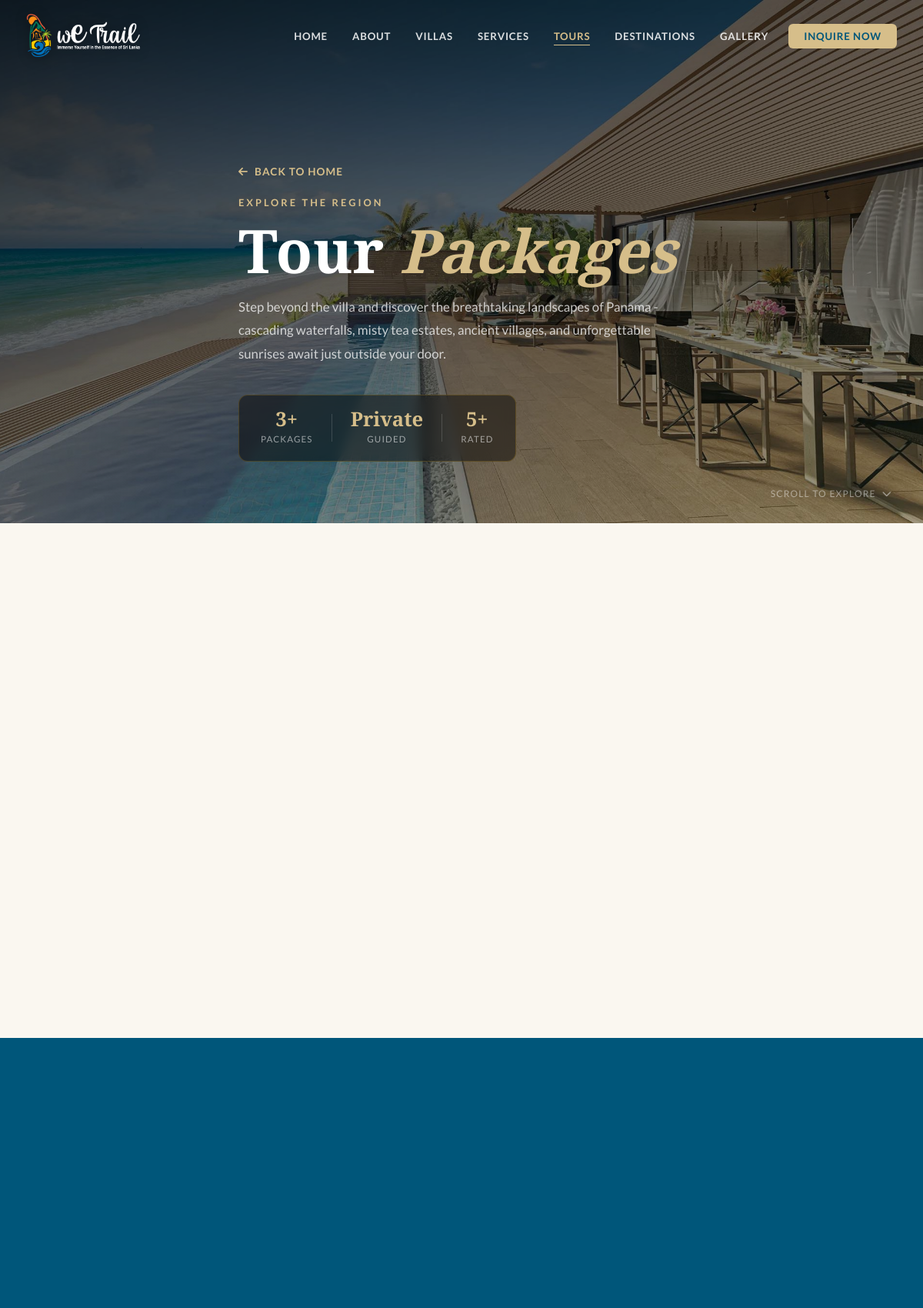
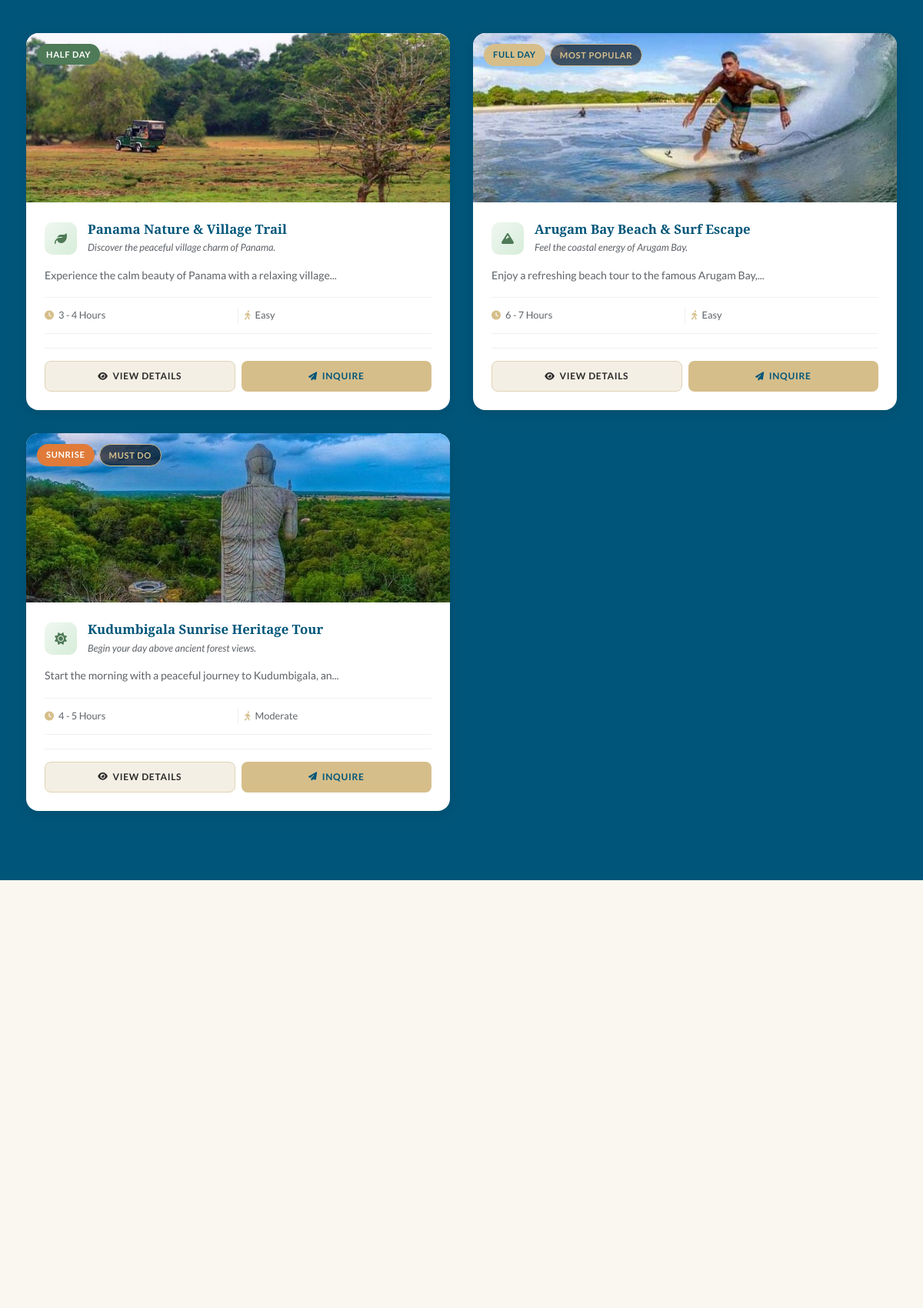
The app's page /tours.php (upper part) with its own data (2 pictures, top to bottom).
### tables this page shows
CREATE TABLE `tours` (
  `id` int(10) unsigned NOT NULL AUTO_INCREMENT,
  `title` varchar(160) NOT NULL,
  `tagline` varchar(255) DEFAULT NULL,
  `description` text NOT NULL,
  `category` enum('half-day','full-day','sunrise') NOT NULL DEFAULT 'half-day',
  `duration` varchar(60) DEFAULT NULL,
  `difficulty` varchar(60) DEFAULT NULL,
  `max_guests` varchar(60) DEFAULT NULL,
  `price` decimal(10,2) NOT NULL DEFAULT 0.00,
  `price_lkr` decimal(10,2) DEFAULT NULL,
  `price_usd` decimal(10,2) DEFAULT NULL,
  `highlights` text DEFAULT NULL,
  `is_popular` tinyint(1) NOT NULL DEFAULT 0,
  `is_must_do` tinyint(1) NOT NULL DEFAULT 0,
  `is_active` tinyint(1) NOT NULL DEFAULT 1,
  `sort_order` int(10) unsigned NOT NULL DEFAULT 0,
  `image_path` varchar(255) DEFAULT NULL,
  `created_at` datetime NOT NULL DEFAULT current_timestamp(),
  `updated_at` datetime NOT NULL DEFAULT current_timestamp() ON UPDATE current_timestamp(),
  PRIMARY KEY (`id`)
);

### tours.php (the view, shortened to what this page needs)
<?php
try {
    $__pdo   = db();
    $__tours = $__pdo->query("SELECT * FROM tours WHERE is_active=1 ORDER BY sort_order ASC, id ASC")->fetchAll();
    $__tour_total = count($__tours);
} catch (Exception $e) {
    $__tours = [];
    $__tour_total = 0;
    $__tour_counts = [];
    $__ts_enabled = false;
    $__ts_site_key = '';
    $__ts_active = false;
}
$__tour_cat_label = ['half-day' => 'Half Day', 'full-day' => 'Full Day', 'sunrise' => 'Sunrise'];
$__tour_cat_badge = ['half-day' => 'badge-green', 'full-day' => 'badge-gold', 'sunrise' => 'badge-sunrise'];
if (!function_exists('tour_excerpt_words')) {
    function tour_excerpt_words($text, $max_words = 10, $trim = '...') {
        $text = trim((string)$text);
        $words = preg_split('/\s+/u', $text, -1, PREG_SPLIT_NO_EMPTY);
        return implode(' ', array_slice($words, 0, $max_words)) . $trim;
    }
}
include 'includes/header.php';
?>
    <section class="tours-hero" id="toursHero">
        <div class="tours-hero-bg">
            <img src="assets/images/tours/hero-bg.jpg" alt="We Trail (Pvt) Ltd Tours" fetchpriority="high">
        </div>
        <div class="tours-hero-overlay"></div>
        <div class="container">
            <div class="tours-hero-content">
                <a href="index.php" class="hero-back-link">
                    <i class="fas fa-arrow-left"></i> Back to Home
                </a>
                <p class="section-label">Explore the Region</p>
                <h1>Tour <span>Packages</span></h1>
                <p class="tours-hero-sub">Step beyond the villa and discover the breathtaking landscapes of Panama - cascading waterfalls, misty tea estates, ancient villages, and unforgettable sunrises await just outside your door.</p>
                <div class="tours-hero-stats">
                    <div class="hero-stat">
                        <span class="hero-stat-num"><?php echo $__tour_total > 0 ? $__tour_total . '+' : '6+'; ?></span>
                        <span class="hero-stat-label">Packages</span>
                    </div>
                    <div class="hero-stat">
                        <span class="hero-stat-num">Private</span>
                        <span class="hero-stat-label">Guided</span>
                    </div>
                    <div class="hero-stat">
                        <span class="hero-stat-num">5+</span>
                        <span class="hero-stat-label">Rated</span>
                    </div>
                </div>
            </div>
        </div>
        <div class="hero-scroll-hint">
            <span>Scroll to Explore</span>
            <i class="fas fa-chevron-down"></i>
        </div>
    </section>
    <section class="section section-light" id="toursIntro">
        <div class="container">
            <div class="tours-intro-grid">
            </div>
        </div>
    </section>
    <section class="section section-dark" id="toursGrid">
        <div class="container">
            <div class="tours-cards-grid" id="toursCardsGrid">
                <?php if (!empty($__tours)): ?>
                <?php foreach ($__tours as $__tour):
                    $__t_cat      = $__tour['category'];
                    $__t_label    = $__tour_cat_label[$__t_cat]  ?? ucwords(str_replace('-',' ',$__t_cat));
                    $__t_badge    = $__tour_cat_badge[$__t_cat]  ?? 'badge-green';
                    $__t_has_img  = !empty($__tour['image_path']) && file_exists($__tour['image_path']);
                    $__t_url      = 'tour-details.php?id=' . (int)$__tour['id'];
                ?>
                <div class="tour-card-full" data-category="<?php echo htmlspecialchars($__t_cat); ?>">
                    <div class="tour-card-image<?php echo $__t_has_img ? '' : ' img-placeholder dark'; ?>">
                        <?php if ($__t_has_img): ?>
                        <img src="<?php echo htmlspecialchars($__tour['image_path']); ?>" alt="<?php echo htmlspecialchars($__tour['title']); ?>" loading="lazy">
                        <?php else: ?>
                        <div class="placeholder-label"><i class="fas fa-image"></i></div>
                        <?php endif; ?>
                        <div class="tour-card-badges">
                            <span class="tc-badge <?php echo $__t_badge; ?>"><?php echo htmlspecialchars($__t_label); ?></span>
                            <?php if ($__tour['is_popular']): ?><span class="tc-badge badge-popular">Most Popular</span><?php endif; ?>
                            <?php if ($__tour['is_must_do']): ?><span class="tc-badge badge-popular">Must Do</span><?php endif; ?>
                        </div>
                    </div>
                    <div class="tour-card-body">
                        <div class="tour-card-header">
                            <div class="tour-card-icon">
                                <?php
                                $__t_icon = $__t_cat === 'sunrise' ? 'fa-sun' : ($__t_cat === 'full-day' ? 'fa-mountain' : 'fa-leaf');
                                ?><i class="fas <?php echo $__t_icon; ?>"></i>
                            </div>
                            <div>
                                <h3><?php echo htmlspecialchars($__tour['title']); ?></h3>
                                <?php if ($__tour['tagline']): ?>
                                <p class="tour-card-tagline"><?php echo htmlspecialchars($__tour['tagline']); ?></p>
                                <?php endif; ?>
                            </div>
                        </div>
                        <p class="tour-card-desc"><?php echo htmlspecialchars(tour_excerpt_words($__tour['description'], 10, '...')); ?></p>
                        <div class="tour-card-meta">
                            <?php if ($__tour['duration']): ?>
                            <div class="tour-meta-item"><i class="fas fa-clock"></i><span><?php echo htmlspecialchars($__tour['duration']); ?></span></div>
                            <?php endif; ?>
                            <?php if ($__tour['difficulty']): ?>
                            <div class="tour-meta-item"><i class="fas fa-walking"></i><span><?php echo htmlspecialchars($__tour['difficulty']); ?></span></div>
                            <?php endif; ?>
                        </div>
                        <div class="tour-card-footer">
                            <div class="tour-card-actions">
                                <a href="<?php echo htmlspecialchars($__t_url); ?>" class="btn-inquire btn-details"><i class="fas fa-eye"></i> View Details</a>
                                <a href="#tour-inquiry" class="btn-inquire"><i class="fas fa-paper-plane"></i> Inquire</a>
                            </div>
                        </div>
                    </div>
                </div>
                <?php endforeach; ?>
                <?php endif; ?>
            </div>
        </div>
    </section>
    <section class="section section-light" id="tour-inquiry">
        <div class="container">
            <div class="tour-inquiry-layout">
            </div>
        </div>
    </section>
<?php include 'includes/footer.php'; ?>

### assets/css/style.css (style rules this page uses)
*, *::before, *::after { box-sizing: border-box; margin: 0; padding: 0; }
:root { --green: #3A7D44; --green-d: #2d6235; --green-rgb: 58,125,68; --gold: #C8961E; --gold-d: #a87a14; --gold-rgb: 200,150,30; --gold-l: rgba(200,150,30,0.15); --brown: #6B4226; --brown-d: #4e2f1a; --dark: #1A1A1A; --dark2: #111111; --dark3: #222222; --cream: #F5F0E8; --cream2: #ede7db; --cream-rgb: 245,240,232; --white: #ffffff; --white-rgb: 255,255,255; --text: #333333; --text-light: #666666; --text-muted: #8a847a; --border: rgba(200,150,30,0.25); --shadow: 0 8px 32px rgba(0,0,0,0.18); --radius: 6px; --transition: 0.3s ease; --font-heading: 'Playfair Display', Georgia, serif; --font-body: 'Lato', Arial, sans-serif; }
html { scroll-behavior: smooth; overflow-x: hidden; }
body { font-family: var(--font-body); color: var(--text); background: var(--white); line-height: 1.7; overflow-x: hidden; width: 100%; max-width: 100%; }
img { max-width: 100%; display: block; }
a { text-decoration: none; color: inherit; }
h1, h2, h3, h4 { font-family: var(--font-heading); line-height: 1.2; }
.container { max-width: 1180px; margin: 0 auto; padding: 0 24px; }
.section { padding: 90px 0; }
.section-light { background: var(--cream); }
.section-dark { background: var(--dark); color: var(--cream); }
.section-label { font-family: var(--font-body); font-size: 0.8rem; font-weight: 700; letter-spacing: 3px; text-transform: uppercase; color: var(--gold); display: block; margin-bottom: 10px; }

### records on screen
tours: image_path (picture), category "HALF DAY", title "Panama Nature & Village Trail", tagline "Discover the peaceful village charm of Panama.", description "Experience the calm beauty of Panama with a relaxing village...", duration "3 - 4 Hours", difficulty "Easy"
tours: image_path (picture), category "FULL DAY", is_popular "MOST POPULAR", title "Arugam Bay Beach & Surf Escape", tagline "Feel the coastal energy of Arugam Bay.", description "Enjoy a refreshing beach tour to the famous Arugam Bay,...", duration "6 - 7 Hours", difficulty "Easy"
tours: image_path (picture), category "SUNRISE", is_must_do "MUST DO", title "Kudumbigala Sunrise Heritage Tour", tagline "Begin your day above ancient forest views.", description "Start the morning with a peaceful journey to Kudumbigala, an...", duration "4 - 5 Hours", difficulty "Moderate"

### other values on screen
$__tour_total "3"
